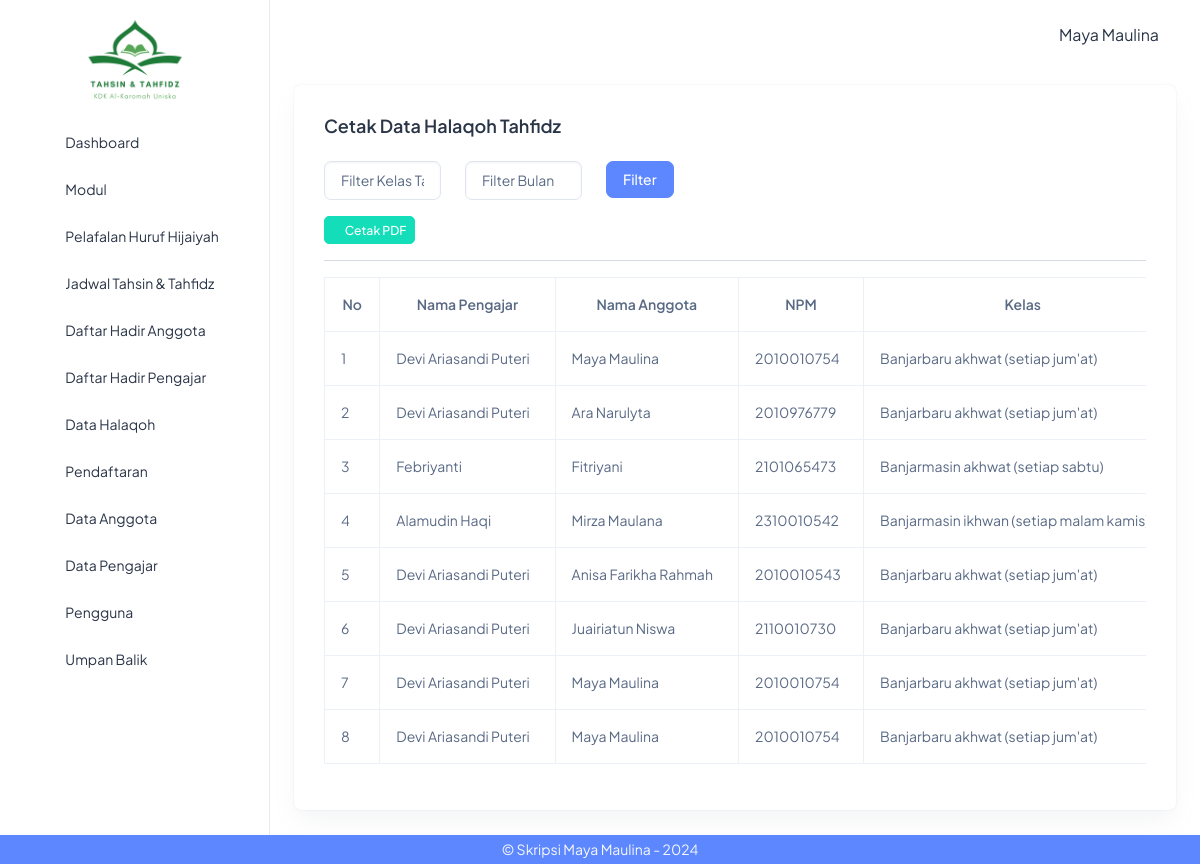
The page /index.php?page=tahfidz_report (signed in) on the database its author committed.
### tables this page shows
CREATE TABLE `halaqoh_tahfidz` (
  `id_tahfidz` int(11) NOT NULL,
  `nama_pengajar` varchar(150) NOT NULL,
  `nama_anggota` varchar(150) NOT NULL,
  `npm` bigint(11) NOT NULL,
  `kelas` varchar(50) NOT NULL,
  `jadwal_tahfidz` datetime NOT NULL,
  `batas_tahfidz` varchar(50) NOT NULL,
  `kemajuan` varchar(200) NOT NULL,
  `perbaikan` varchar(200) NOT NULL,
  `creator` varchar(50) NOT NULL,
  `created_at` datetime NOT NULL DEFAULT current_timestamp(),
  `editor` varchar(50) NOT NULL,
  `updated_at` timestamp NOT NULL DEFAULT current_timestamp()
);

### tahfidz/tahfidz_report.php (the view, shortened to what this page needs)
<?php
include "pengaturan/koneksi.php";
$query = "SELECT id_tahfidz, nama_pengajar, nama_anggota, npm, kelas, jadwal_tahfidz, batas_tahfidz, kemajuan, perbaikan FROM halaqoh_tahfidz WHERE 1=1";
$filter_kls = isset($_POST['filter_kls']) ? $_POST['filter_kls'] : '';
$filter_bln = isset($_POST['filter_bln']) ? $_POST['filter_bln'] : '';
$url_cetak = "tahfidz/tahfidz_print.php?&filter_kls=" . urlencode($filter_kls) . "&filter_bln=" . urlencode($filter_bln);
?>
<div class="container-fluid">
	<div class="card">
		<div class="card-body">
			<h5 class="card-title fw-semibold mb-4">Cetak Data Halaqoh Tahfidz</h5>
			<form method="POST">
				<div class="row">
					<div class="col-sm-6 col-md-2">
						<div class="form-group">
							<select name="filter_kls" id="filter_kls" class="form-control">
								<option value="">Filter Kelas Tahfidz</option>
							</select>
						</div>
					</div>
					<div class="col-sm-6 col-md-2">
						<div class="form-group">
							<select name="filter_bln" id="filter_bln" class="form-control">
								<option value="">Filter Bulan</option>
							</select>
						</div>
					</div>
					<div class="col-sm-6 col-md-4">
						<button type="submit" class="btn btn-primary">Filter</button>
					</div>
				</div>
			</form>
			<a href="<?php echo $url_cetak; ?>" class="btn btn-success btn-sm mt-3" target="_blank">
				<i class="ti ti-download"></i> Cetak PDF
			</a>
			<hr />
			<div class="table-responsive">
				<table class="table table-hover table-bordered" style="min-width: 1800px;">
					<thead>
						<tr>
							<th class="text-center">No</th>
							<th class="text-center">Nama Pengajar</th>
							<th class="text-center">Nama Anggota</th>
							<th class="text-center">NPM</th>
							<th class="text-center">Kelas</th>
						</tr>
					</thead>
					<tbody>
						<?php
						$no = 1;
						$sql = mysqli_query($koneksi, $query);
						if ($sql) {
							$row = mysqli_num_rows($sql);
							if ($row > 0) {
								while ($data = mysqli_fetch_array($sql)) {
									echo "<tr>";
									echo "<td>" . $no++ . "</td>";
									echo "<td>" . $data['nama_pengajar'] . "</td>";
									echo "<td>" . $data['nama_anggota'] . "</td>";
									echo "<td>" . $data['npm'] . "</td>";
									echo "<td>" . $data['kelas'] . "</td>";
									echo "</tr>";
								}
							} else {
								echo "<tr><td colspan='9'>Data tidak ada</td></tr>";
							}
						} else {
							echo "<tr><td colspan='9'>Query error: " . mysqli_error($koneksi) . "</td></tr>";
						}
						?>
					</tbody>
				</table>
			</div>
		</div>
	</div>
</div>
</body>
</html>

### template/sidebar.php (style rules this page uses)
a { text-decoration: none; color: #2a3547; }

### rows shown on the page
halaqoh_tahfidz: nama_pengajar "Devi Ariasandi Puteri", nama_anggota "Maya Maulina", npm "2010010754", kelas "Banjarbaru akhwat (setiap jum'at)"
halaqoh_tahfidz: nama_pengajar "Devi Ariasandi Puteri", nama_anggota "Ara Narulyta", npm "2010976779", kelas "Banjarbaru akhwat (setiap jum'at)"
halaqoh_tahfidz: nama_pengajar "Febriyanti", nama_anggota "Fitriyani", npm "2101065473", kelas "Banjarmasin akhwat (setiap sabtu)"
halaqoh_tahfidz: nama_pengajar "Alamudin Haqi", nama_anggota "Mirza Maulana", npm "2310010542", kelas "Banjarmasin ikhwan (setiap malam…"
halaqoh_tahfidz: nama_pengajar "Devi Ariasandi Puteri", nama_anggota "Anisa Farikha Rahmah", npm "2010010543", kelas "Banjarbaru akhwat (setiap jum'at)"
halaqoh_tahfidz: nama_pengajar "Devi Ariasandi Puteri", nama_anggota "Juairiatun Niswa", npm "2110010730", kelas "Banjarbaru akhwat (setiap jum'at)"
halaqoh_tahfidz: nama_pengajar "Devi Ariasandi Puteri", nama_anggota "Maya Maulina", npm "2010010754", kelas "Banjarbaru akhwat (setiap jum'at)"
halaqoh_tahfidz: nama_pengajar "Devi Ariasandi Puteri", nama_anggota "Maya Maulina", npm "2010010754", kelas "Banjarbaru akhwat (setiap jum'at)"

### other values the page prints
$_SESSION['nama'] "Maya Maulina"
